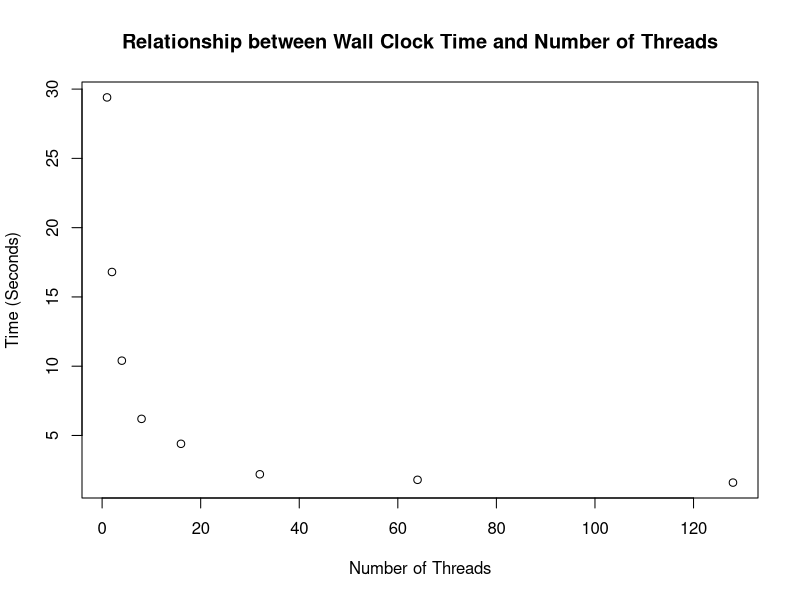

The R script that drew this image: (Note: this script raises an error after producing the figure.)
## ---- chunk 1
mat1<-c(29.000000,29.000000,30.000000,28.000000,31.000000)
mat2<-c(17.000000,18.000000,16.000000,16.000000,17.000000)
mat4<-c(10.000000,13.000000,9.000000,8.000000,12.000000)
mat8<-c(7.000000,5.000000,5.000000,9.000000,5.000000)
mat16<-c(4.000000,6.000000,4.000000,4.000000,4.000000)
mat32<-c(2.000000,2.000000,3.000000,2.000000,2.000000)
mat64<-c(2.000000,2.000000,2.000000,1.000000,2.000000)
mat128<-c(1.000000,2.000000,2.000000,1.000000,2.000000)

times<-c(mean(mat1),mean(mat2),mean(mat4), mean(mat8), mean(mat16), mean(mat32), mean(mat64), mean(mat128))

plot(c(1,2,4,8,16,32,64,128), times,
     main="Relationship between Wall Clock Time and Number of Threads",
     xlab = "Number of Threads",
     ylab = "Time (Seconds)")
par(mar=c(0,0,35,0))
## ---- chunk 2
plot(c(1,2,4,8,16,32,64,128), rep(1,times = 8)/times,
     main = "Relationship between Performance time and Number of Threads",
     xlab = "Number of Threads",
     ylab = "Performance (Hertz)")
